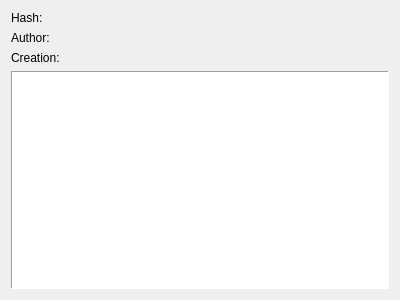
<?xml version="1.0" encoding="UTF-8"?>
<ui version="4.0">
 <class>CommitDetailsWidget</class>
 <widget class="QWidget" name="CommitDetailsWidget">
  <property name="geometry">
   <rect>
    <x>0</x>
    <y>0</y>
    <width>400</width>
    <height>300</height>
   </rect>
  </property>
  <property name="windowTitle">
   <string>Form</string>
  </property>
  <layout class="QGridLayout" name="gridLayout_2">
   <item row="0" column="1">
    <widget class="QLabel" name="ShortHash">
     <property name="text">
      <string/>
     </property>
    </widget>
   </item>
   <item row="1" column="0">
    <widget class="QLabel" name="AuthorText">
     <property name="text">
      <string>Author:</string>
     </property>
    </widget>
   </item>
   <item row="2" column="1">
    <widget class="QLabel" name="Creation">
     <property name="text">
      <string/>
     </property>
    </widget>
   </item>
   <item row="2" column="0">
    <widget class="QLabel" name="CreationText">
     <property name="text">
      <string>Creation:</string>
     </property>
    </widget>
   </item>
   <item row="1" column="1">
    <widget class="QLabel" name="Author">
     <property name="text">
      <string/>
     </property>
    </widget>
   </item>
   <item row="0" column="0">
    <widget class="QLabel" name="HashText">
     <property name="text">
      <string>Hash:</string>
     </property>
    </widget>
   </item>
   <item row="3" column="0" colspan="2">
    <widget class="QPlainTextEdit" name="Message">
     <property name="focusPolicy">
      <enum>Qt::NoFocus</enum>
     </property>
     <property name="frameShape">
      <enum>QFrame::Panel</enum>
     </property>
     <property name="undoRedoEnabled">
      <bool>false</bool>
     </property>
     <property name="lineWrapMode">
      <enum>QPlainTextEdit::NoWrap</enum>
     </property>
     <property name="readOnly">
      <bool>true</bool>
     </property>
    </widget>
   </item>
  </layout>
 </widget>
 <resources/>
 <connections/>
</ui>
